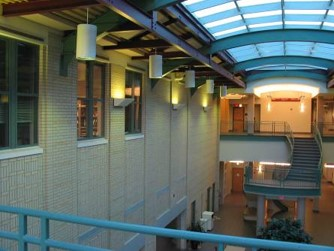
#> input picture images/CMU_left.jpg, 334 x 251 px
$ jupyter execute MyRansacLineFit_student.ipynb   (shell and % lines are left out)
#> lines starting #> are read from the running program, lines starting #| are printed output that depends on the picture
# Assignment 1 (part I): Line Fitting and other "stuff"

[cell 1]

import numpy as np
import numpy.linalg as la
import matplotlib
import matplotlib.pyplot as plt
from skimage.measure import ransac

#### TO IMPLEMENT: complete (fix) the code in the following cell. Note that solution has 2-3 lines. You can use $svd$ function in $la$ and/or standard matrix operations from $np$.

[cell 2]
class LeastSquareLine:

    def __init__(self):
        self.a = 0.0
        self.b = 0.0

    def estimate(self, points2D):
        B = points2D[:,1]
        A = np.copy(points2D)
        A[:,1] = 1.0

        params = np.linalg.pinv(A)
        params = np.matmul(params, B)
        # Vector B and matrix A are already defined. Change code below
        self.a = params[0]
        self.b = params[1]
        return True

    def predict(self, x): return (self.a * x) + self.b

    def predict_y(self, x): return (self.a * x) + self.b

    def residuals(self, points2D):
        return points2D[:,1] - self.predict(points2D[:,0])

    def line_par(self):
        return self.a, self.b

#### Working code below generates (simulates) data points in ${\cal R}^2$ corresponding to noisy observations of a line.

[cell 3]
np.random.seed(seed=1)

# parameters for "true" line y = a*x + b
a, b = 0.2, 20.0

# x-range of points [x1,x2]
x_start, x_end = -200.0, 200.0

# generate "idealized" line points
x = np.arange(x_start,x_end)
y = a * x + b
data = np.column_stack([x, y])    # staking data points into (Nx2) array

# add gaussian pertubations to generate "realistic" data points (noisy line observations)
noise = np.random.normal(size=data.shape) # generating Gaussian noise (variance 1) for each data point (rows in 'data')
data += 5 * noise
data[::2] += 10 * noise[::2]  # every second point adds noise with variance 5
data[::4] += 20 * noise[::4] # every fourth point adds noise with variance 20


fig, ax = plt.subplots()
ax.plot(data[:,0], data[:,1], '.k', label='data points (w. noise & outliers)')
ax.set_xlabel('x - coordinate')
ax.set_ylabel('y - coordinate')
ax.legend(loc='lower left')
plt.show()
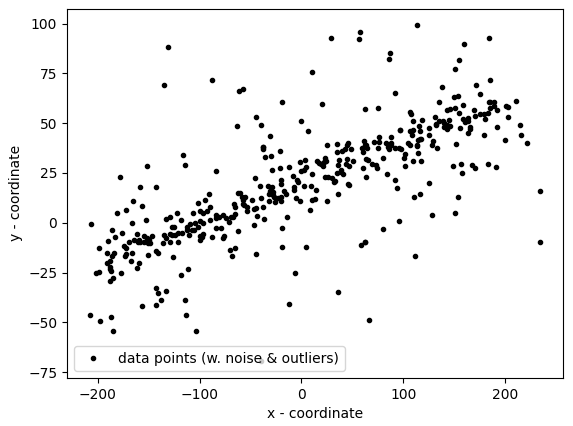
#> figure drawn by matplotlib, 1 panel

[cell 4]
LSline = LeastSquareLine() # uses class implemented in Problem 2
print (LSline.estimate(data))
a_ls, b_ls = LSline.line_par()

# visualizing estimated line
ends = np.array([x_start,x_end])
ax.plot(ends, LSline.predict(ends), '-r', label='least square fit (a={:4.2f}, b={:4.1f})'.format(a_ls,b_ls))
ax.legend(loc='lower left')
plt.show()

[cell 5]
# add outliers
faulty = np.array(30 * [(180., -100)])  # (30x2) array containing 30 rows [180,-100]  (points)
faulty += 5 * np.random.normal(size=faulty.shape)  # adding Gaussian noise to these points
data[:faulty.shape[0]] = faulty   # replacing the first 30 points in data with faulty (outliers)


fig, ax = plt.subplots()
ax.plot(data[:,0], data[:,1], '.k', label='data points (w. noise & outliers)')
ax.set_xlabel('x - coordinate')
ax.set_ylabel('y - coordinate')
ax.legend(loc='lower left')
plt.show()
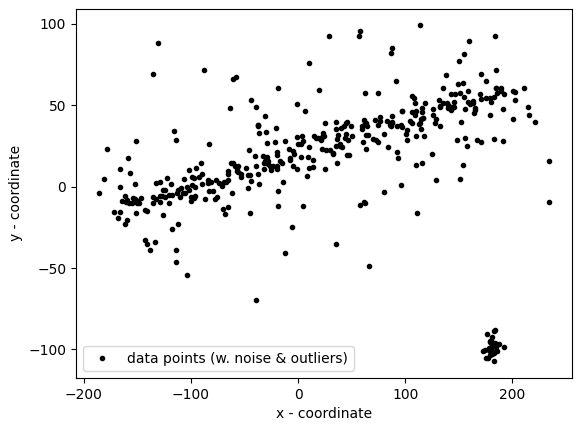
#> figure drawn by matplotlib, 1 panel

[cell 6]
LSline = LeastSquareLine() # uses class implemented in Problem 2
print (LSline.estimate(data))
a_ls, b_ls = LSline.line_par()


fig, ax = plt.subplots()
ax.plot(data[:,0], data[:,1], '.k', label='data points (w. noise & outliers)')
ax.set_xlabel('x - coordinate')
ax.set_ylabel('y - coordinate')
ax.legend(loc='lower left')

# visualizing estimated line
ends = np.array([x_start,x_end])
ax.plot(ends, LSline.predict(ends), '-r', label='least square fit (a={:4.2f}, b={:4.1f})'.format(a_ls,b_ls))
ax.legend(loc='lower left')
plt.show()
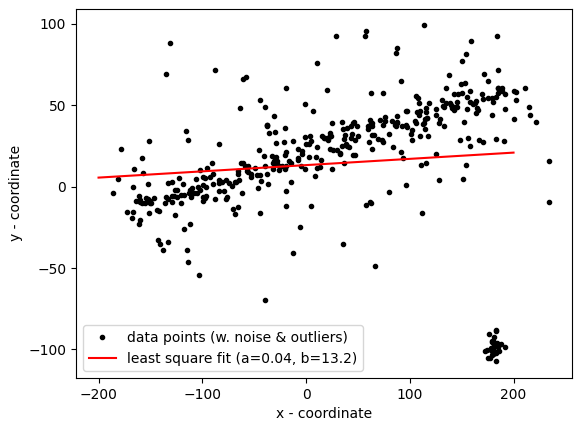
#> figure drawn by matplotlib, 1 panel

[cell 7]
# robustly fit line using RANSAC algorithm

calculatedK = 77

model_robust, inliers = ransac(data, LeastSquareLine, min_samples=2, residual_threshold=1, max_trials=calculatedK)


a_rs, b_rs = model_robust.line_par()

# generate coordinates of estimated models
line_x = np.arange(-250, 250)
line_y_robust = model_robust.predict_y(line_x)

fig, ax = plt.subplots()
ax.plot(data[inliers, 0], data[inliers, 1], '.b', alpha=0.6, label='Inlier data')
ax.plot(line_x, line_y_robust, '-b', label='RANSAC line (a={:4.2f}, b={:4.1f})'.format(a_rs,b_rs))
ax.legend(loc='lower left')


ax.plot(data[:,0], data[:,1], '.k', label='data points (w. noise & outliers)')
ax.set_xlabel('x - coordinate')
ax.set_ylabel('y - coordinate')
ax.legend(loc='lower left')

plt.show()
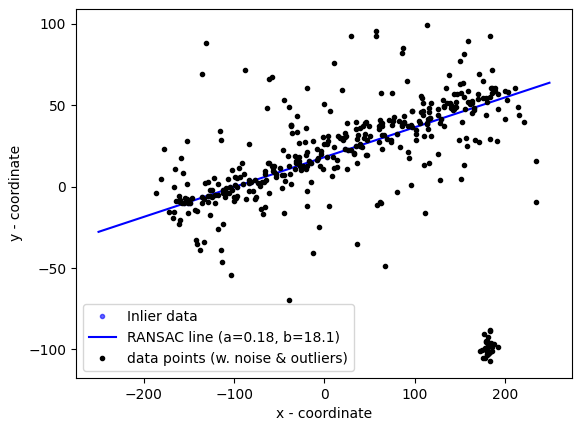
#> figure drawn by matplotlib, 1 panel; curve peaks at x = 249, y = 63.84

[cell 8]
# parameters for "true" lines y = a*x + b
a2, b2 = 0.1, -10.0

# generate "idealized" line points
y2 = a2 * x + b2
data2 = np.column_stack([x, y2])    # staking data points into (Nx2) array

# add gaussian pertubations to generate "realistic" line data
noise = np.random.normal(size=data.shape) # generating Gaussian noise (variance 1) for each data point (rows in 'data')
data2+= 5 * noise
data2[::2] += 10 * noise[::2]  # every second point adds noise with variance 5
data2[::4] += 20 * noise[::4] # every fourth point adds noise with variance 20

data = np.concatenate((data,data2)) # combining with previous data

fig, ax = plt.subplots()
ax.plot(data[:,0], data[:,1], '.k', label='data points (w. noise & outliers)')
ax.set_xlabel('x - coordinate')
ax.set_ylabel('y - coordinate')
ax.legend(loc='lower left')
plt.show()
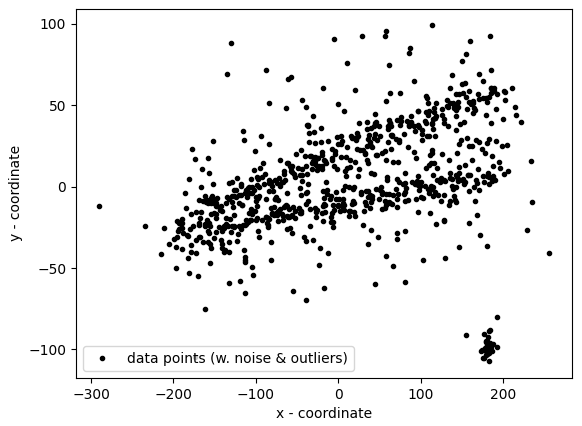
#> figure drawn by matplotlib, 1 panel

[cell 9]
# robustly fit line using RANSAC algorithm

numOUtliers = np.size(a) - np.count_nonzero(a)
calculatedK = 70

model_robust, inliers = ransac(data, LeastSquareLine, min_samples=2, residual_threshold=0.1, max_trials=calculatedK)
a_rs, b_rs = model_robust.line_par()

# generate coordinates of estimated models
line_x = np.arange(-250, 250)
line_y_robust = model_robust.predict_y(line_x)

#fig, ax = plt.subplots()
ax.plot(data[inliers, 0], data[inliers, 1], '.b', alpha=0.6, label='Inlier data')
ax.plot(line_x, line_y_robust, '-b', label='RANSAC line 1 (a={:4.2f}, b={:4.1f})'.format(a_rs,b_rs))
ax.legend(loc='lower left')
plt.show()

[cell 10]
# robustly fit line using RANSAC algorithm

calculatedK = 70
newData = data[np.invert(inliers)]
newData
model_robust, inliers = ransac(newData, LeastSquareLine, min_samples=2, residual_threshold=0.1, max_trials=calculatedK)
a_rs, b_rs = model_robust.line_par()
# generate coordinates of estimated models
line_x = np.arange(-250, 250)
line_y_robust = model_robust.predict_y(line_x)

#fig, ax = plt.subplots()
ax.plot(newData[inliers, 0], newData[inliers, 1], '.b', alpha=0.6, label='Inlier data')
ax.plot(line_x, line_y_robust, '-g', label='RANSAC line 2 (a={:4.2f}, b={:4.1f})'.format(a_rs,b_rs))
ax.legend(loc='lower left')
plt.show()

[cell 11]
import matplotlib.image as image
from skimage import feature
from skimage.color import rgb2gray

im = image.imread("images/CMU_left.jpg")
#> im is the input picture: shape (251, 334, 3); mean R, G, B 94.8, 103.3, 94.9
imgray = rgb2gray(im)
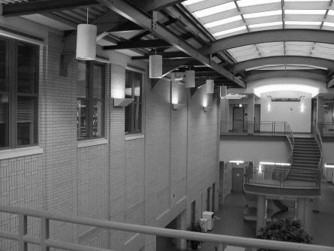
#> imgray: shape (251, 334) float64; min 0.00417, max 1, mean 0.396
can = feature.canny(imgray, 2.0)
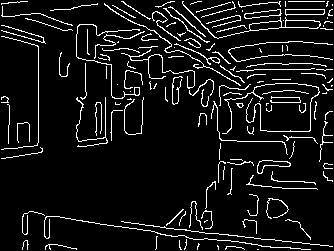
#> can: shape (251, 334) bool; 8.1% white in thin lines or dots

plt.figure(4,figsize = (10, 4))
plt.subplot(121)
plt.imshow(im)
plt.subplot(122)
plt.imshow(can,cmap="gray")
plt.show()
#| False
#| True

[cell 12]
# NOTE 1: write your code using a function that takes K as a parameter.
# NOTE 2: Present visual results for some value of K
# NOTE 3: Your code should visually show detected lines in a figure
#         over the image (either the original one or over the Canny edge mask)
# NOTE 4: You may need to play with parameters of function ransac
#         (e.g. threshold and number of sampled models "max_trials")
#         Also, you can introduce one extra parameter for the minimum number of inliers
#         for accepting ransac-detected lines.

# NOTE: "can" in the cell above is a binary mask with True and False values, e.g.


def findKLines( K = 5 ):
    # robustly fit line using RANSAC algorithm
#> called with K = 5
    newData = np.argwhere(can).copy()
#> newData = 6798 pairs, first value 1 to 249, second value 1 to 332

    calculatedK = 76

    while K >= 0:
        model_robust, inliers = ransac(newData, LeastSquareLine, min_samples=2, residual_threshold=0.1, max_trials=calculatedK)
        a_rs, b_rs = model_robust.line_par()
        # generate coordinates of estimated models
        line_x = np.arange(0, 350)
        line_y_robust = model_robust.predict_y(line_x)


        #plt.plot(newData[inliers, 0], newData[inliers, 1], '.b', alpha=0.6, label='Inlier data')
        plt.plot(line_x, line_y_robust, '-g', label='RANSAC line 2 (a={:4.2f}, b={:4.1f})'.format(a_rs,b_rs))
        #plt.legend(loc='lower left')
        plt.xlim(0, 350)

        plt.ylim(250, 0)
        plt.show()
        newData = newData[np.invert(inliers)]
        K = K - 1
#> this loop made 6 passes
#> (a_rs, b_rs) on passes 1 to 6: (0.961, 161.3), (1.87e-16, 38), (-1, 391), (4.16e-16, 257), (7, -1464), (0.0128, 176.8)
#> pass 1, in findKLines, `plt.show()`:
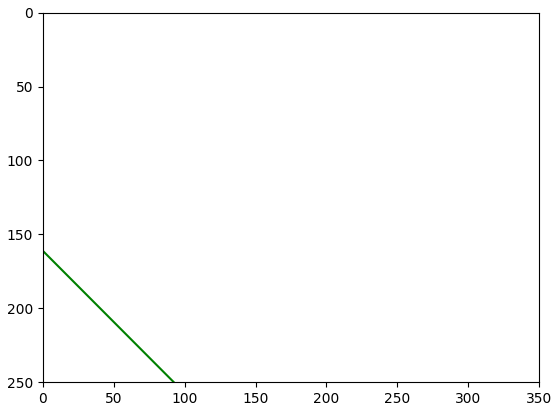
#> figure drawn by matplotlib, 1 panel; curve peaks at x = 349, y = 496.8
#> after the loop, K = -1; newData = 6570 pairs, first value 1 to 249, second value 1 to 332


print (can[20,30])
print (can[146,78])

$ run again, with images/CMU_right.jpg copied over images/CMU_left.jpg
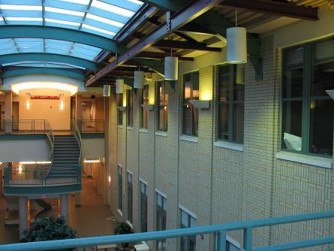
#> input picture images/CMU_right.jpg, 334 x 251 px
#> im is the input picture: shape (251, 334, 3); mean R, G, B 87.8, 97, 88.2
#> `can = feature.canny(imgray, 2.0)`:
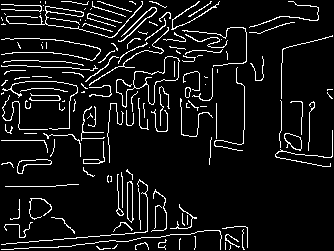
#> can: shape (251, 334) bool; 8.1% white in thin lines or dots
#| False
#| False
#> in findKLines, `newData = np.argwhere(can).copy()`: newData = 6770 pairs, first value 1 to 249, second value 1 to 332
#> the loop in findKLines, `while K >= 0:` made 6 passes
#> (a_rs, b_rs) on passes 1 to 6: (-2, 216), (-1, 231), (0.208, 107.8), (-2.22e-16, 281), (8.33e-17, 68), (-5.55e-17, 65)
#> pass 1, in findKLines, `plt.show()`:
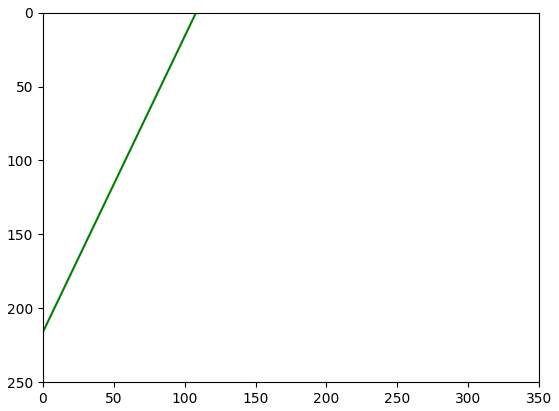
#> figure drawn by matplotlib, 1 panel; curve peaks at x = 0, y = 216
#> after the loop in findKLines, `while K >= 0:`: K = -1; newData = 6606 pairs, first value 1 to 249, second value 1 to 332
